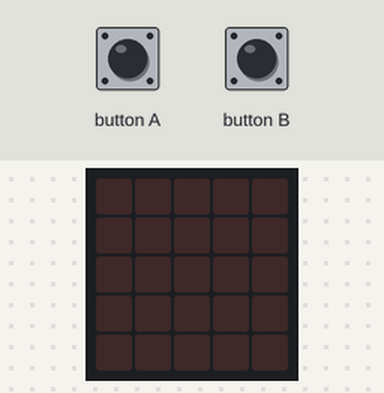
Bench run of a program on a simulated BBC micro:bit running MicroPython. On the bench: the board's 5×5 LED display. Inputs (shaded band) come from the test bench.

Above: at 1.2 s.
1.3 s: button A pressed for 0.25 s
At 2.3 s:
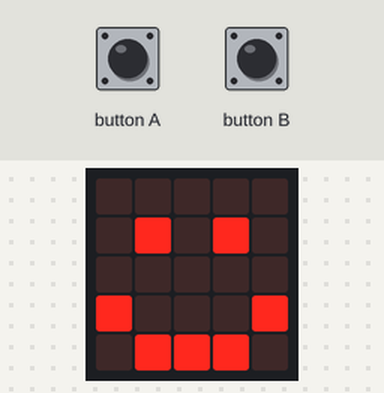
3.0 s: button B pressed for 0.25 s
At 3.6 s:
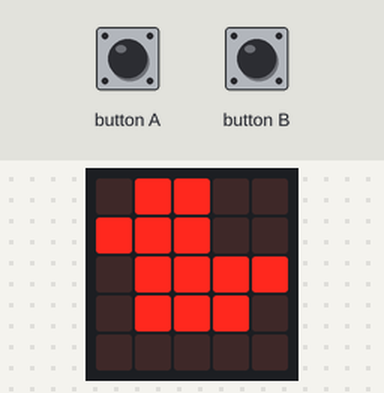
4.7 s: button A pressed for 1 s
At 5.1 s:
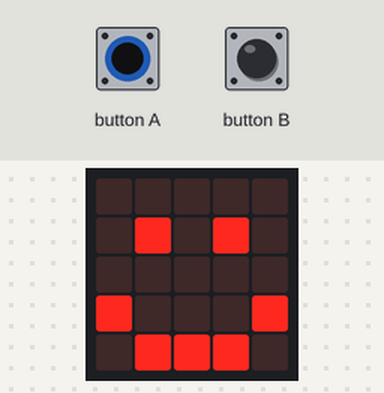
7.2 s: button B pressed for 1 s
At 8.2 s:
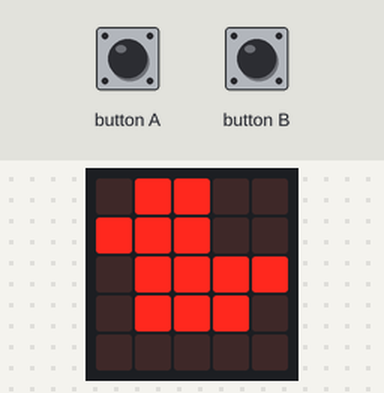
Timing chart, 0 to 10.2 s (numbered marks = the images above; inputs shaded):
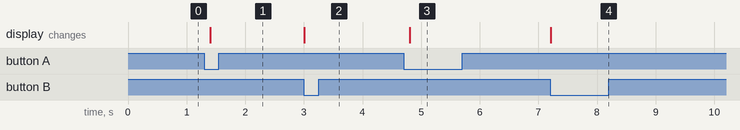

The program:

test.py
```python
from microbit import *
#from light import *
#from mb import command,slot,gc

#while True:
#    display.show(Image.HAPPY)
#    sleep(1000)
#    display.show(Image.DUCK)
#    sleep(1000)
#    display.show(Image.GHOST)
#    sleep(1000)

uart.init(9600,tx=pin1, rx=pin2)

while True:
    if button_a.is_pressed():
        uart.write(b'R 5')
        display.show(Image.HAPPY)
    if button_b.is_pressed():
        uart.write(b'R 6')
        display.show(Image.DUCK)
    sleep(200)
```

Measured:
- after the input at 1.3 s, the display: changes after 0.10 s (image 1)
- after the input at 3.0 s, the display: changes at once (image 2)
- after the input at 4.7 s, the display: changes after 0.11 s (image 3)
- after the input at 7.2 s, the display: changes at once (image 4)
